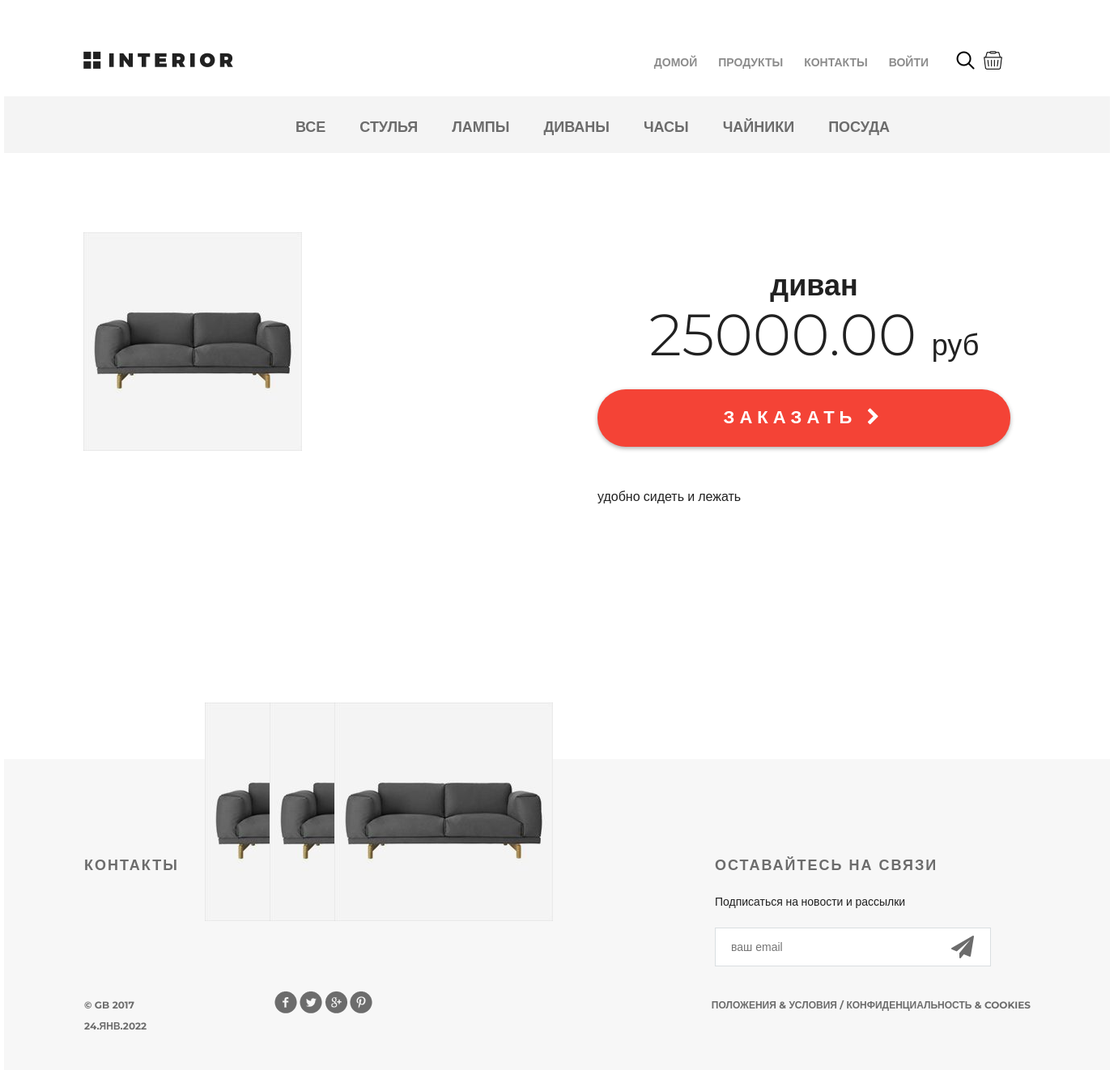
/products/product/16, run on the app's committed database.
### mainapp/models.py (models this page shows, shortened)
class ProductCategory(models.Model):
    name = models.CharField(verbose_name='имя', max_length=64, unique=True)
    description = models.TextField(verbose_name='описание', blank=True)

class Product(models.Model):
    category = models.ForeignKey(
        ProductCategory, on_delete=models.SET_NULL, null=True)
    name = models.CharField(verbose_name='имя продукта', max_length=128)
    image = models.ImageField(upload_to='products_images', blank=True)
    short_desc = models.CharField(
        verbose_name='краткое описание продукта',
        max_length=64,
        blank=True)
    description = models.TextField(
        verbose_name='описание продукта',
        blank=True)
    price = models.DecimalField(
        verbose_name='цена продукта',
        max_digits=8,
        decimal_places=2,
        default=0)
    quantity = models.PositiveIntegerField(
        verbose_name='количество продукта',
        default=0)

### mainapp/views.py (the view)
# urls.py: path('product/<int:pk>', mainapp.product, name='product')
def product(request, pk):
    product = Product.objects.filter(id=pk)
    content = {
        'product_categories': categories,
        'main_menu': main_menu,
        'title': product[0].name,
        'categories': ProductCategory.objects.all(),
        'product': product[0],
    }
    return render(request, 'mainapp/product.html', content)

### mainapp/context_processors.py (called while the page is built)
def basket(request):
    basket = []
    if request.user.is_authenticated:
        basket = Basket.objects.filter(user=request.user)
    return {'basket': basket}

### mainapp/templates/mainapp/product.html (shortened to what this page needs)
{% extends 'mainapp/base.html' %}
{% load static %}
{% block menu %}
		<div class="hero-white">
			{% include 'mainapp/includes/inc_menu.html' %}
		</div>
{% endblock menu %}
{% block content %}
  <div class="details">
    <div class="links clearfix">
      {% include 'mainapp/includes/inc_categories_menu.html' %}
    </div>
    <div class="details-products">
      <div class="details-slider">
        <div class="slider-product">
          <img src="/media/{{ product.image }}"
               alt="{{ product.short_desc }}">
        </div>
        <div class="slider-control">
          <div class="block">
            <a href="#">
            </a>
          </div>
          <div class="block">
            <a href="#">
            </a>
          </div>
          <div class="block">
            <a href="#">
              <img src="/media/{{ product.image }}" alt="вариант 3">
            </a>
          </div>
        </div>
      </div>
      <div class="description">
        <h3 class="big-bold">{{ product.name }}</h3>
        <br>
        <p class="price"> {{ product.price }} <span>руб</span></p>
        <a href="{% url 'basket:add' product.pk %}" class="red-button">
          заказать
          <i class="fa fa-chevron-right" aria-hidden="true"></i>
        </a>
        <div class="description-text">
          {{ product.description }}
        </div>
      </div>
    </div>
  </div>
  <div class="clr"></div>
{% endblock %}

### mainapp/templates/mainapp/includes/inc_categories_menu.html (shortened to what this page needs)
<ul class="links-menu">
    {% for category in product_categories %}
        <li>
            <a href="{% url 'products:products' category.id %}"
               class="">
                {{ category.name }}
            </a>
        </li>
    {% endfor %}
</ul>

### static/style.css (style rules this page uses)
* { margin: 0; padding: 0; }
body { font-family: 'Montserrat', sans-serif; }
html, body { height: 100%; }
.clr { height: 384px; }
.clearfix:after { content: ""; display: block; clear: both; }
.big-bold { color: #212121; font-size: 36px; font-weight: 700; text-align: left; margin-bottom: 24px; line-height: 36px; }
.hero-white { background-color: #fff; height: 119px; padding-left: 98px; padding-right: 211px; position: relative; }
.links { height: 70px; background-color: #f4f4f4; position: relative; padding-left: 360px; }
.links-menu { margin: 27px auto 0px; position: absolute; }
.links-menu li { float: left; list-style-type: none; padding-right: 42px; }
.links-menu li a { text-decoration: none; color: #6c6c6c; font-size: 18px; font-weight: 700; text-transform: uppercase; }
.details-products { padding-left: 98px; padding-right: 98px; margin-top: 98px; height: 651px; }
.details-slider { width: 570px; float: left; margin-right: 30px; }
.slider-product { width: 570px; height: 570px; }
.slider-control { width: 420px; height: 70px; margin: 11px auto 0px; padding-left: 150px }
.slider-control .block { height: 70px; width: 70px; position: relative; float: left; margin-right: 10px; }
.description { width: 535px; float: right; padding-left: 35px }
.description .big-bold { color: #212121; font-size: 36px; font-weight: 700; text-align: center; margin-top: 47px; margin-bottom: 0px; }
.description .price { color: #212121; font-size: 72px; font-weight: 300; line-height: 48px; text-align: center; }
.description .price span { color: #212121; font-size: 36px; font-weight: 300; line-height: 48px; text-align: center; }
.red-button { display: block; height: 71px; width: 510px; border-radius: 35px; background-color: #f44336; text-align: center; text-transform: uppercase; text-decoration: none; color: #ffffff; font-size: 22px; font-weight: 700; line-height: 24px; box-shadow: 0px 2px 4.85px 0.15px rgba(33, 33, 33, 0.35); line-height: 70px; letter-spacing: 6px; margin-top: 31px; }
.description-text { margin-top: 50px; color: #212121; font-size: 16px; font-weight: 300; line-height: 24px; text-align: left; }
.block { display: flex; }

### data on the page
ProductCategory: name "СТУЛЬЯ"
ProductCategory: name "ЛАМПЫ"
ProductCategory: name "ДИВАНЫ"
ProductCategory: name "ЧАСЫ"
ProductCategory: name "ЧАЙНИКИ"
ProductCategory: name "ПОСУДА"
Product: image (picture), name "диван", price "25000.00", description "удобно сидеть и лежать"

### other printed values
{{ link.name }} "ДОМОЙ" "ПРОДУКТЫ" "КОНТАКТЫ"
{{ category.name }} "ВСЕ"
